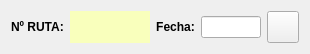
         <widget class="QWidget" name="layoutWidget">
          <property name="geometry">
           <rect>
            <x>80</x>
            <y>40</y>
            <width>286</width>
            <height>52</height>
           </rect>
          </property>
          <layout class="QGridLayout" name="gridLayout_6">
           <item row="0" column="2">
            <widget class="QLabel" name="lblFecha">
             <property name="font">
              <font>
               <weight>75</weight>
               <bold>true</bold>
              </font>
             </property>
             <property name="layoutDirection">
              <enum>Qt::LeftToRight</enum>
             </property>
             <property name="text">
              <string>Fecha:</string>
             </property>
             <property name="alignment">
              <set>Qt::AlignCenter</set>
             </property>
            </widget>
           </item>
           <item row="0" column="1">
            <widget class="QLabel" name="lblRuta">
             <property name="minimumSize">
              <size>
               <width>80</width>
               <height>0</height>
              </size>
             </property>
             <property name="palette">
              <palette>
               <active>
                <colorrole role="WindowText">
                 <brush brushstyle="SolidPattern">
                  <color alpha="255">
                   <red>0</red>
                   <green>0</green>
                   <blue>0</blue>
                  </color>
                 </brush>
                </colorrole>
                <colorrole role="Button">
                 <brush brushstyle="SolidPattern">
                  <color alpha="255">
                   <red>249</red>
                   <green>255</green>
                   <blue>188</blue>
                  </color>
                 </brush>
                </colorrole>
                <colorrole role="Light">
                 <brush brushstyle="SolidPattern">
                  <color alpha="255">
                   <red>255</red>
                   <green>255</green>
                   <blue>255</blue>
                  </color>
                 </brush>
                </colorrole>
                <colorrole role="Midlight">
                 <brush brushstyle="SolidPattern">
                  <color alpha="255">
                   <red>255</red>
                   <green>255</green>
                   <blue>224</blue>
                  </color>
                 </brush>
                </colorrole>
                <colorrole role="Dark">
                 <brush brushstyle="SolidPattern">
                  <color alpha="255">
                   <red>127</red>
                   <green>127</green>
                   <blue>97</blue>
                  </color>
                 </brush>
                </colorrole>
                <colorrole role="Mid">
                 <brush brushstyle="SolidPattern">
                  <color alpha="255">
                   <red>170</red>
                   <green>170</green>
                   <blue>129</blue>
                  </color>
                 </brush>
                </colorrole>
                <colorrole role="Text">
                 <brush brushstyle="SolidPattern">
                  <color alpha="255">
                   <red>0</red>
                   <green>0</green>
                   <blue>0</blue>
                  </color>
                 </brush>
                </colorrole>
                <colorrole role="BrightText">
                 <brush brushstyle="SolidPattern">
                  <color alpha="255">
                   <red>255</red>
                   <green>255</green>
                   <blue>255</blue>
                  </color>
                 </brush>
                </colorrole>
                <colorrole role="ButtonText">
                 <brush brushstyle="SolidPattern">
                  <color alpha="255">
                   <red>0</red>
                   <green>0</green>
                   <blue>0</blue>
                  </color>
                 </brush>
                </colorrole>
                <colorrole role="Base">
                 <brush brushstyle="SolidPattern">
                  <color alpha="255">
                   <red>249</red>
                   <green>255</green>
                   <blue>188</blue>
                  </color>
                 </brush>
                </colorrole>
                <colorrole role="Window">
                 <brush brushstyle="SolidPattern">
                  <color alpha="255">
                   <red>249</red>
                   <green>255</green>
                   <blue>188</blue>
                  </color>
                 </brush>
                </colorrole>
                <colorrole role="Shadow">
                 <brush brushstyle="SolidPattern">
                  <color alpha="255">
                   <red>0</red>
                   <green>0</green>
                   <blue>0</blue>
                  </color>
                 </brush>
                </colorrole>
                <colorrole role="AlternateBase">
                 <brush brushstyle="SolidPattern">
                  <color alpha="255">
                   <red>255</red>
                   <green>255</green>
                   <blue>224</blue>
                  </color>
                 </brush>
                </colorrole>
                <colorrole role="ToolTipBase">
                 <brush brushstyle="SolidPattern">
                  <color alpha="255">
                   <red>255</red>
                   <green>255</green>
                   <blue>220</blue>
                  </color>
                 </brush>
                </colorrole>
                <colorrole role="ToolTipText">
                 <brush brushstyle="SolidPattern">
                  <color alpha="255">
                   <red>0</red>
                   <green>0</green>
                   <blue>0</blue>
                  </color>
                 </brush>
                </colorrole>
               </active>
               <inactive>
                <colorrole role="WindowText">
                 <brush brushstyle="SolidPattern">
                  <color alpha="255">
                   <red>0</red>
                   <green>0</green>
                   <blue>0</blue>
                  </color>
                 </brush>
                </colorrole>
                <colorrole role="Button">
                 <brush brushstyle="SolidPattern">
                  <color alpha="255">
                   <red>249</red>
                   <green>255</green>
                   <blue>188</blue>
                  </color>
                 </brush>
                </colorrole>
                <colorrole role="Light">
                 <brush brushstyle="SolidPattern">
                  <color alpha="255">
                   <red>255</red>
                   <green>255</green>
                   <blue>255</blue>
                  </color>
                 </brush>
                </colorrole>
                <colorrole role="Midlight">
                 <brush brushstyle="SolidPattern">
                  <color alpha="255">
                   <red>255</red>
                   <green>255</green>
                   <blue>224</blue>
                  </color>
                 </brush>
                </colorrole>
                <colorrole role="Dark">
                 <brush brushstyle="SolidPattern">
                  <color alpha="255">
                   <red>127</red>
                   <green>127</green>
                   <blue>97</blue>
                  </color>
                 </brush>
                </colorrole>
                <colorrole role="Mid">
                 <brush brushstyle="SolidPattern">
                  <color alpha="255">
                   <red>170</red>
                   <green>170</green>
                   <blue>129</blue>
                  </color>
                 </brush>
                </colorrole>
                <colorrole role="Text">
                 <brush brushstyle="SolidPattern">
                  <color alpha="255">
                   <red>0</red>
                   <green>0</green>
                   <blue>0</blue>
                  </color>
                 </brush>
                </colorrole>
                <colorrole role="BrightText">
                 <brush brushstyle="SolidPattern">
                  <color alpha="255">
                   <red>255</red>
                   <green>255</green>
                   <blue>255</blue>
                  </color>
                 </brush>
                </colorrole>
                <colorrole role="ButtonText">
                 <brush brushstyle="SolidPattern">
                  <color alpha="255">
                   <red>0</red>
                   <green>0</green>
                   <blue>0</blue>
                  </color>
                 </brush>
                </colorrole>
                <colorrole role="Base">
                 <brush brushstyle="SolidPattern">
                  <color alpha="255">
                   <red>249</red>
                   <green>255</green>
                   <blue>188</blue>
                  </color>
                 </brush>
                </colorrole>
                <colorrole role="Window">
                 <brush brushstyle="SolidPattern">
                  <color alpha="255">
                   <red>249</red>
                   <green>255</green>
                   <blue>188</blue>
                  </color>
                 </brush>
                </colorrole>
                <colorrole role="Shadow">
                 <brush brushstyle="SolidPattern">
                  <color alpha="255">
                   <red>0</red>
                   <green>0</green>
                   <blue>0</blue>
                  </color>
                 </brush>
                </colorrole>
                <colorrole role="AlternateBase">
                 <brush brushstyle="SolidPattern">
                  <color alpha="255">
                   <red>255</red>
                   <green>255</green>
                   <blue>224</blue>
                  </color>
                 </brush>
                </colorrole>
                <colorrole role="ToolTipBase">
                 <brush brushstyle="SolidPattern">
                  <color alpha="255">
                   <red>255</red>
                   <green>255</green>
                   <blue>220</blue>
                  </color>
                 </brush>
                </colorrole>
                <colorrole role="ToolTipText">
                 <brush brushstyle="SolidPattern">
                  <color alpha="255">
                   <red>0</red>
                   <green>0</green>
                   <blue>0</blue>
                  </color>
                 </brush>
                </colorrole>
               </inactive>
               <disabled>
                <colorrole role="WindowText">
                 <brush brushstyle="SolidPattern">
                  <color alpha="255">
                   <red>127</red>
                   <green>127</green>
                   <blue>97</blue>
                  </color>
                 </brush>
                </colorrole>
                <colorrole role="Button">
                 <brush brushstyle="SolidPattern">
                  <color alpha="255">
                   <red>249</red>
                   <green>255</green>
                   <blue>188</blue>
                  </color>
                 </brush>
                </colorrole>
                <colorrole role="Light">
                 <brush brushstyle="SolidPattern">
                  <color alpha="255">
                   <red>255</red>
                   <green>255</green>
                   <blue>255</blue>
                  </color>
                 </brush>
                </colorrole>
                <colorrole role="Midlight">
                 <brush brushstyle="SolidPattern">
                  <color alpha="255">
                   <red>255</red>
                   <green>255</green>
                   <blue>224</blue>
                  </color>
                 </brush>
                </colorrole>
                <colorrole role="Dark">
                 <brush brushstyle="SolidPattern">
                  <color alpha="255">
                   <red>127</red>
                   <green>127</green>
                   <blue>97</blue>
                  </color>
                 </brush>
                </colorrole>
                <colorrole role="Mid">
                 <brush brushstyle="SolidPattern">
                  <color alpha="255">
                   <red>170</red>
                   <green>170</green>
                   <blue>129</blue>
                  </color>
                 </brush>
                </colorrole>
                <colorrole role="Text">
                 <brush brushstyle="SolidPattern">
                  <color alpha="255">
                   <red>127</red>
                   <green>127</green>
                   <blue>97</blue>
                  </color>
                 </brush>
                </colorrole>
                <colorrole role="BrightText">
                 <brush brushstyle="SolidPattern">
                  <color alpha="255">
                   <red>255</red>
                   <green>255</green>
                   <blue>255</blue>
                  </color>
                 </brush>
                </colorrole>
                <colorrole role="ButtonText">
                 <brush brushstyle="SolidPattern">
                  <color alpha="255">
                   <red>127</red>
                   <green>127</green>
                   <blue>97</blue>
                  </color>
                 </brush>
                </colorrole>
                <colorrole role="Base">
                 <brush brushstyle="SolidPattern">
                  <color alpha="255">
                   <red>249</red>
                   <green>255</green>
                   <blue>188</blue>
                  </color>
                 </brush>
                </colorrole>
                <colorrole role="Window">
                 <brush brushstyle="SolidPattern">
                  <color alpha="255">
                   <red>249</red>
                   <green>255</green>
                   <blue>188</blue>
                  </color>
                 </brush>
                </colorrole>
                <colorrole role="Shadow">
                 <brush brushstyle="SolidPattern">
                  <color alpha="255">
                   <red>0</red>
                   <green>0</green>
                   <blue>0</blue>
                  </color>
                 </brush>
                </colorrole>
                <colorrole role="AlternateBase">
                 <brush brushstyle="SolidPattern">
                  <color alpha="255">
                   <red>255</red>
                   <green>255</green>
                   <blue>194</blue>
                  </color>
                 </brush>
                </colorrole>
                <colorrole role="ToolTipBase">
                 <brush brushstyle="SolidPattern">
                  <color alpha="255">
                   <red>255</red>
                   <green>255</green>
                   <blue>220</blue>
                  </color>
                 </brush>
                </colorrole>
                <colorrole role="ToolTipText">
                 <brush brushstyle="SolidPattern">
                  <color alpha="255">
                   <red>0</red>
                   <green>0</green>
                   <blue>0</blue>
                  </color>
                 </brush>
                </colorrole>
               </disabled>
              </palette>
             </property>
             <property name="styleSheet">
              <string notr="true">background-color: rgb(249, 255, 188);</string>
             </property>
             <property name="text">
              <string/>
             </property>
            </widget>
           </item>
           <item row="0" column="3">
            <widget class="QLineEdit" name="txtFecha">
             <property name="sizePolicy">
              <sizepolicy hsizetype="Fixed" vsizetype="Fixed">
               <horstretch>0</horstretch>
               <verstretch>0</verstretch>
              </sizepolicy>
             </property>
             <property name="minimumSize">
              <size>
               <width>60</width>
               <height>0</height>
              </size>
             </property>
            </widget>
           </item>
           <item row="0" column="0">
            <widget class="QLabel" name="lblNumRuta">
             <property name="font">
              <font>
               <weight>75</weight>
               <bold>true</bold>
              </font>
             </property>
             <property name="text">
              <string>Nº RUTA:</string>
             </property>
            </widget>
           </item>
           <item row="0" column="4">
            <widget class="QPushButton" name="btnCalendar">
             <property name="sizePolicy">
              <sizepolicy hsizetype="Fixed" vsizetype="Fixed">
               <horstretch>0</horstretch>
               <verstretch>0</verstretch>
              </sizepolicy>
             </property>
             <property name="minimumSize">
              <size>
               <width>32</width>
               <height>32</height>
              </size>
             </property>
             <property name="text">
              <string/>
             </property>
             <property name="icon">
              <iconset>
               <normaloff>img/calendar.png</normaloff>img/calendar.png</iconset>
             </property>
            </widget>
           </item>
          </layout>
         </widget>
